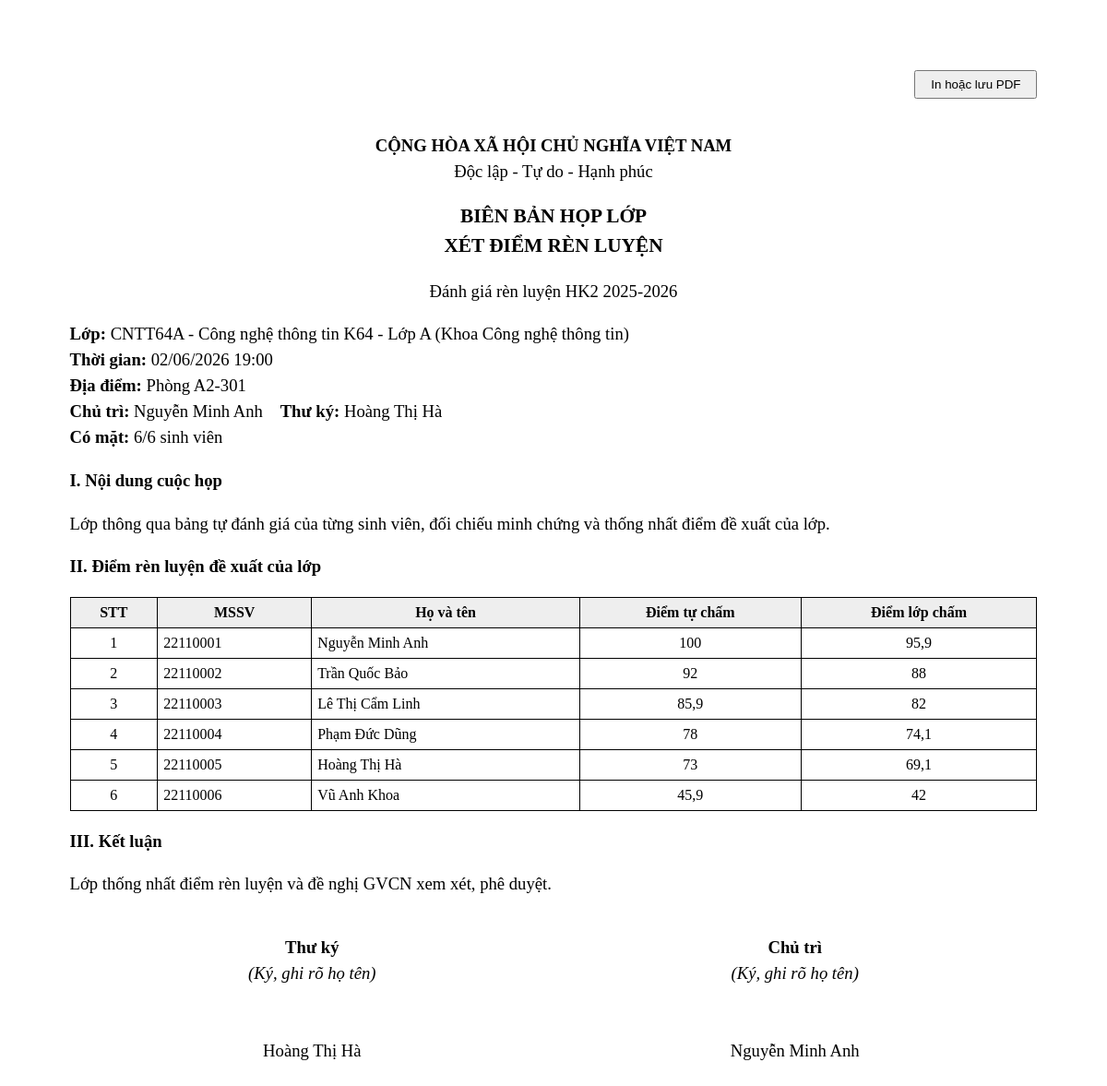
The app's page /minute/preview/1 (signed in) with its own data.
### tables this page shows
CREATE TABLE evaluation_periods (
    id             INT UNSIGNED NOT NULL AUTO_INCREMENT,
    name           VARCHAR(150) NOT NULL,
    semester_id    INT UNSIGNED NOT NULL,
    framework_id   INT UNSIGNED NOT NULL COMMENT 'Khung điểm áp dụng cho đợt này',
    start_at       DATETIME     NOT NULL COMMENT 'Mốc 1: bắt đầu đợt',
    student_end_at DATETIME     NOT NULL COMMENT 'Mốc 2: hạn sinh viên nộp',
    class_end_at   DATETIME     NOT NULL COMMENT 'Mốc 3: hạn lớp chấm',
    advisor_end_at DATETIME     NOT NULL COMMENT 'Mốc 4: hạn GVCN duyệt',
    status         ENUM('open','locked') NOT NULL DEFAULT 'open',
    locked_at      DATETIME     NULL,
    note           VARCHAR(500) NULL,
    created_by     INT UNSIGNED NULL,
    created_at     TIMESTAMP    NOT NULL DEFAULT CURRENT_TIMESTAMP,
    updated_at     TIMESTAMP    NOT NULL DEFAULT CURRENT_TIMESTAMP ON UPDATE CURRENT_TIMESTAMP,
    PRIMARY KEY (id),
    KEY idx_periods_semester (semester_id),
    KEY idx_periods_framework (framework_id),
    KEY idx_periods_status_end (status, advisor_end_at),
    CONSTRAINT fk_periods_semester FOREIGN KEY (semester_id) REFERENCES semesters (id)
        ON UPDATE CASCADE ON DELETE RESTRICT,
    CONSTRAINT fk_periods_framework FOREIGN KEY (framework_id) REFERENCES criteria_frameworks (id)
        ON UPDATE CASCADE ON DELETE RESTRICT,
    CONSTRAINT fk_periods_creator FOREIGN KEY (created_by) REFERENCES users (id)
        ON UPDATE CASCADE ON DELETE SET NULL
);

CREATE TABLE classes (
    id         INT UNSIGNED NOT NULL AUTO_INCREMENT,
    code       VARCHAR(30)  NOT NULL COMMENT 'Mã lớp',
    name       VARCHAR(150) NOT NULL,
    faculty_id INT UNSIGNED NOT NULL,
    cohort     VARCHAR(20)  NOT NULL COMMENT 'Khóa, ví dụ K64 (lọc thống kê theo khóa)',
    advisor_id INT UNSIGNED NULL COMMENT 'GVCN / cố vấn học tập (users, vai trò advisor)',
    monitor_id INT UNSIGNED NULL COMMENT 'Cán bộ lớp (students) - FK thêm ở cuối file',
    created_at TIMESTAMP    NOT NULL DEFAULT CURRENT_TIMESTAMP,
    updated_at TIMESTAMP    NOT NULL DEFAULT CURRENT_TIMESTAMP ON UPDATE CURRENT_TIMESTAMP,
    PRIMARY KEY (id),
    UNIQUE KEY uq_classes_code (code),
    KEY idx_classes_faculty (faculty_id),
    KEY idx_classes_cohort (cohort),
    KEY idx_classes_advisor (advisor_id),
    CONSTRAINT fk_classes_faculty FOREIGN KEY (faculty_id) REFERENCES faculties (id)
        ON UPDATE CASCADE ON DELETE RESTRICT,
    CONSTRAINT fk_classes_advisor FOREIGN KEY (advisor_id) REFERENCES users (id)
        ON UPDATE CASCADE ON DELETE SET NULL
);

CREATE TABLE faculties (
    id         INT UNSIGNED NOT NULL AUTO_INCREMENT,
    code       VARCHAR(20)  NOT NULL,
    name       VARCHAR(150) NOT NULL,
    created_at TIMESTAMP    NOT NULL DEFAULT CURRENT_TIMESTAMP,
    PRIMARY KEY (id),
    UNIQUE KEY uq_faculties_code (code)
);

CREATE TABLE class_minutes (
    id              INT UNSIGNED NOT NULL AUTO_INCREMENT,
    class_id        INT UNSIGNED NOT NULL,
    period_id       INT UNSIGNED NOT NULL,
    meeting_at      DATETIME     NULL COMMENT 'Thời gian họp',
    venue           VARCHAR(200) NULL COMMENT 'Địa điểm',
    chairperson     VARCHAR(100) NULL COMMENT 'Chủ trì',
    secretary       VARCHAR(100) NULL COMMENT 'Thư ký',
    present_count   INT UNSIGNED NULL COMMENT 'Số SV có mặt',
    total_count     INT UNSIGNED NULL COMMENT 'Tổng số SV của lớp',
    content         TEXT         NULL COMMENT 'Nội dung cuộc họp',
    conclusion      TEXT         NULL COMMENT 'Kết luận',
    created_by      INT UNSIGNED NULL,
    created_at      TIMESTAMP    NOT NULL DEFAULT CURRENT_TIMESTAMP,
    updated_at      TIMESTAMP    NOT NULL DEFAULT CURRENT_TIMESTAMP ON UPDATE CURRENT_TIMESTAMP,
    PRIMARY KEY (id),
    UNIQUE KEY uq_minutes_class_period (class_id, period_id),
    KEY idx_minutes_period (period_id),
    CONSTRAINT fk_minutes_class FOREIGN KEY (class_id) REFERENCES classes (id)
        ON UPDATE CASCADE ON DELETE CASCADE,
    CONSTRAINT fk_minutes_period FOREIGN KEY (period_id) REFERENCES evaluation_periods (id)
        ON UPDATE CASCADE ON DELETE CASCADE,
    CONSTRAINT fk_minutes_creator FOREIGN KEY (created_by) REFERENCES users (id)
        ON UPDATE CASCADE ON DELETE SET NULL
);

CREATE TABLE evaluations (
    id                  INT UNSIGNED NOT NULL AUTO_INCREMENT,
    period_id           INT UNSIGNED NOT NULL,
    student_id          INT UNSIGNED NOT NULL,
    status              ENUM('draft','submitted','class_graded','need_edit','advisor_approved','final')
                        NOT NULL DEFAULT 'draft',
    self_total          DECIMAL(5,2) NULL COMMENT 'Tổng điểm SV tự chấm',
    class_total         DECIMAL(5,2) NULL COMMENT 'Tổng điểm lớp chấm',
    advisor_total       DECIMAL(5,2) NULL COMMENT 'Tổng điểm GVCN duyệt',
    final_total         DECIMAL(5,2) NULL COMMENT 'Điểm cuối cùng (nhà trường)',
    rating              VARCHAR(20)  NULL COMMENT 'Xuất sắc | Tốt | Khá | Trung bình | Yếu | Kém',
    self_note           TEXT         NULL COMMENT 'Ghi chú của sinh viên',
    class_note          TEXT         NULL COMMENT 'Ghi chú của lớp',
    advisor_note        TEXT         NULL COMMENT 'Ghi chú của GVCN',
    final_note          TEXT         NULL COMMENT 'Ghi chú của nhà trường',
    submitted_at        DATETIME     NULL,
    class_graded_at     DATETIME     NULL,
    class_graded_by     INT UNSIGNED NULL COMMENT 'Cán bộ lớp (users) đã chấm',
    advisor_approved_at DATETIME     NULL,
    advisor_approved_by INT UNSIGNED NULL,
    finalized_at        DATETIME     NULL,
    finalized_by        INT UNSIGNED NULL,
    created_at          TIMESTAMP    NOT NULL DEFAULT CURRENT_TIMESTAMP,
    updated_at          TIMESTAMP    NOT NULL DEFAULT CURRENT_TIMESTAMP ON UPDATE CURRENT_TIMESTAMP,
    PRIMARY KEY (id),
    UNIQUE KEY uq_evaluations_period_student (period_id, student_id),
    KEY idx_evaluations_student (student_id),
    KEY idx_evaluations_status (period_id, status),
    KEY idx_evaluations_rating (rating),
    CONSTRAINT fk_evaluations_period FOREIGN KEY (period_id) REFERENCES evaluation_periods (id)
        ON UPDATE CASCADE ON DELETE RESTRICT,
    CONSTRAINT fk_evaluations_student FOREIGN KEY (student_id) REFERENCES students (id)
        ON UPDATE CASCADE ON DELETE RESTRICT,
    CONSTRAINT fk_evaluations_class_by FOREIGN KEY (class_graded_by) REFERENCES users (id)
        ON UPDATE CASCADE ON DELETE SET NULL,
    CONSTRAINT fk_evaluations_advisor_by FOREIGN KEY (advisor_approved_by) REFERENCES users (id)
        ON UPDATE CASCADE ON DELETE SET NULL,
    CONSTRAINT fk_evaluations_final_by FOREIGN KEY (finalized_by) REFERENCES users (id)
        ON UPDATE CASCADE ON DELETE SET NULL
);

CREATE TABLE students (
    id            INT UNSIGNED NOT NULL AUTO_INCREMENT,
    user_id       INT UNSIGNED NOT NULL,
    student_code  VARCHAR(20)  NOT NULL COMMENT 'Mã sinh viên',
    class_id      INT UNSIGNED NOT NULL,
    date_of_birth DATE         NULL,
    gender        ENUM('male','female','other') NULL,
    status        ENUM('studying','suspended','graduated') NOT NULL DEFAULT 'studying',
    created_at    TIMESTAMP    NOT NULL DEFAULT CURRENT_TIMESTAMP,
    updated_at    TIMESTAMP    NOT NULL DEFAULT CURRENT_TIMESTAMP ON UPDATE CURRENT_TIMESTAMP,
    PRIMARY KEY (id),
    UNIQUE KEY uq_students_user (user_id),
    UNIQUE KEY uq_students_code (student_code),
    KEY idx_students_class (class_id),
    CONSTRAINT fk_students_user  FOREIGN KEY (user_id)  REFERENCES users (id)
        ON UPDATE CASCADE ON DELETE RESTRICT,
    CONSTRAINT fk_students_class FOREIGN KEY (class_id) REFERENCES classes (id)
        ON UPDATE CASCADE ON DELETE RESTRICT
);

CREATE TABLE users (
    id                      INT UNSIGNED NOT NULL AUTO_INCREMENT,
    username                VARCHAR(50)  NOT NULL COMMENT 'Mã đăng nhập: SV dùng mã sinh viên, GVCN/Admin dùng mã cán bộ',
    email                   VARCHAR(150) NULL,
    password_hash           VARCHAR(255) NOT NULL COMMENT 'Băm bằng password_hash() của PHP',
    full_name               VARCHAR(100) NOT NULL,
    phone                   VARCHAR(20)  NULL,
    role_id                 INT UNSIGNED NOT NULL,
    status                  ENUM('pending','active','locked') NOT NULL DEFAULT 'active'
                            COMMENT 'pending = chờ kích hoạt, active = dùng được, locked = bị khóa (không đăng nhập được)',
    must_change_password    TINYINT(1)   NOT NULL DEFAULT 0 COMMENT '1 = bắt buộc đổi mật khẩu ở lần đăng nhập đầu',
    created_by              INT UNSIGNED NULL COMMENT 'Người đã tạo tài khoản này (cấp cao hơn); NULL = tài khoản gốc từ seed',
    last_login_at           DATETIME     NULL,
    reset_token_hash        CHAR(64)     NULL COMMENT 'SHA-256 của token đặt lại mật khẩu',
    reset_token_expires_at  DATETIME     NULL,
    created_at              TIMESTAMP    NOT NULL DEFAULT CURRENT_TIMESTAMP,
    updated_at              TIMESTAMP    NOT NULL DEFAULT CURRENT_TIMESTAMP ON UPDATE CURRENT_TIMESTAMP,
    PRIMARY KEY (id),
    UNIQUE KEY uq_users_username (username),
    UNIQUE KEY uq_users_email (email),
    KEY idx_users_role (role_id),
    KEY idx_users_created_by (created_by),
    CONSTRAINT fk_users_role FOREIGN KEY (role_id) REFERENCES roles (id)
        ON UPDATE CASCADE ON DELETE RESTRICT,
    CONSTRAINT fk_users_created_by FOREIGN KEY (created_by) REFERENCES users (id)
        ON UPDATE CASCADE ON DELETE SET NULL
);

### views/class/minutes-document.php (the view, shortened to what the rows shown need)
<!DOCTYPE html>
<html lang="vi" xmlns:o="urn:schemas-microsoft-com:office:office" xmlns:w="urn:schemas-microsoft-com:office:word">
<head>
</head>
<body>
<?php if (!$forWord): ?>
    <div class="no-print"><button onclick="window.print()" style="padding:6px 16px">In hoặc lưu PDF</button></div>
<?php endif; ?>
    <p class="center"><strong>CỘNG HÒA XÃ HỘI CHỦ NGHĨA VIỆT NAM</strong><br>Độc lập - Tự do - Hạnh phúc</p>
    <h1>BIÊN BẢN HỌP LỚP<br>XÉT ĐIỂM RÈN LUYỆN</h1>
    <p class="center"><?= e($period['name']) ?></p>
    <p><strong>Lớp:</strong> <?= e($class['code']) ?> - <?= e($class['name']) ?> (<?= e($class['faculty_name']) ?>)<br>
       <strong>Thời gian:</strong> <?= e(fmt_datetime($minute['meeting_at'])) ?><br>
       <strong>Địa điểm:</strong> <?= e($minute['venue']) ?><br>
       <strong>Chủ trì:</strong> <?= e($minute['chairperson']) ?> &nbsp;&nbsp; <strong>Thư ký:</strong> <?= e($minute['secretary']) ?><br>
       <strong>Có mặt:</strong> <?= (int) $minute['present_count'] ?>/<?= (int) $minute['total_count'] ?> sinh viên</p>
    <p><strong>I. Nội dung cuộc họp</strong></p>
    <p><?= nl2br(e($minute['content'])) ?></p>
    <p><strong>II. Điểm rèn luyện đề xuất của lớp</strong></p>
    <table class="list">
        <tr><th>STT</th><th>MSSV</th><th>Họ và tên</th><th>Điểm tự chấm</th><th>Điểm lớp chấm</th></tr>
        <?php foreach ($list as $i => $r): ?>
            <tr><td class="center"><?= $i + 1 ?></td><td><?= e($r['student_code']) ?></td><td><?= e($r['full_name']) ?></td>
                <td class="center"><?= e(fmt_score($r['self_total'])) ?></td><td class="center"><?= e(fmt_score($r['class_total'])) ?></td></tr>
        <?php endforeach; ?>
    </table>
    <?php if ($minute['conclusion']): ?>
        <p><strong>III. Kết luận</strong></p>
        <p><?= nl2br(e($minute['conclusion'])) ?></p>
    <?php endif; ?>
    <table class="sign"><tr>
        <td><strong>Thư ký</strong><br><em>(Ký, ghi rõ họ tên)</em><br><br><br><?= e($minute['secretary']) ?></td>
        <td><strong>Chủ trì</strong><br><em>(Ký, ghi rõ họ tên)</em><br><br><br><?= e($minute['chairperson']) ?></td>
    </tr></table>
</body>
</html>

### records on screen
evaluation_periods: name "Đánh giá rèn luyện HK2 2025-2026"
classes: code "CNTT64A", name "Công nghệ thông tin K64 - Lớp A", faculty.name "Khoa Công nghệ thông tin"
class_minutes: meeting_at "02/06/2026 19:00", venue "Phòng A2-301", chairperson "Nguyễn Minh Anh", secretary "Hoàng Thị Hà", present_count "6", total_count "6", content "Lớp thông qua bảng tự đánh giá của từng sinh viên, đối chiếu minh chứng và thống nhất điểm đề xuất của lớp.", conclusion "Lớp thống nhất điểm rèn luyện và đề nghị GVCN xem xét, phê duyệt."
evaluations: student.student_code "22110001", class_graded_by.full_name "Nguyễn Minh Anh", self_total "100", class_total "95,9"
evaluations: student.student_code "22110002", users.full_name "Trần Quốc Bảo", self_total "92", class_total "88"
evaluations: student.student_code "22110003", users.full_name "Lê Thị Cẩm Linh", self_total "85,9", class_total "82"
evaluations: student.student_code "22110004", users.full_name "Phạm Đức Dũng", self_total "78", class_total "74,1"
evaluations: student.student_code "22110005", users.full_name "Hoàng Thị Hà", self_total "73", class_total "69,1"
evaluations: student.student_code "22110006", users.full_name "Vũ Anh Khoa", self_total "45,9", class_total "42"
